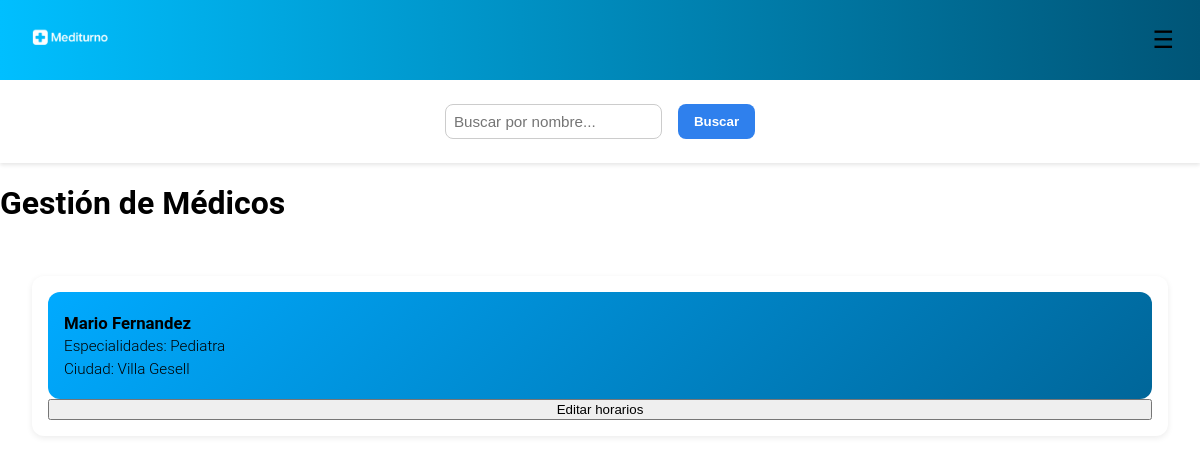
Screenshot of /clinic_admin/gestionar_medicos/ (signed in) with the database file from the repository.
### users/models.py (models this page shows, shortened)
class MedicoProfile(models.Model):
    user = models.OneToOneField('CustomUser', on_delete=models.CASCADE, related_name='medico_profile')
    especialidades = models.ManyToManyField('Especialidad', related_name='medicos')
    clinica = models.ForeignKey(
        'CustomUser',
        on_delete=models.SET_NULL,
        null=True,
        blank=True,
        limit_choices_to={'role': 'clinic'},
        related_name='medicos_en_clinica'
    )
    matricula = models.CharField(max_length=30)

class CustomUser(AbstractUser):
    objects = CustomUserManager()
    USER_TYPES = (
        ('user', 'User'),
        ('medic', 'Medic'),
        ('clinic', 'Clinic'),
    )
    OBRA_SOCIAL_CHOICES = (
        ('osde', 'OSDE'),
        ('swiss_medical', 'Swiss Medical'),
        ('galeno', 'Galeno'),
        ('medife', 'Medifé'),
        ('other', 'Other')
    )
    CIUDAD_CHOICES = (
        ('villa_gesell', 'Villa Gesell'),
        ('pinamar', 'Pinamar'),
        ('madariaga', 'Madariaga'),
    )
    role = models.CharField(max_length=10, choices=USER_TYPES, default='user', blank=True, null=True)
    obra_social = models.CharField(
        max_length=20,
        choices=OBRA_SOCIAL_CHOICES,
        default='other',
        blank=True,
        null=True
    )
    numero_afiliado = models.CharField(
        max_length=20,
        unique=True,
        null=True,
        blank=True,
        validators=[
            RegexValidator(
                regex=r'^\d{8,12}$',
                message="Número de afiliado debe contener entre 8 y 12 dígitos numéricos",
                code='invalid_numero_afiliado'
            )
        ]
    )
    dni = models.CharField(
        max_length=8,
        null=True,
        blank=True,
        validators=[
            RegexValidator(
                regex=r'^\d{8}$',
                message="El DNI debe contener exactamente 8 dígitos numéricos",
                code='invalid_dni'
            )
        ]
    )
    email = models.EmailField(unique=True)
    nombre = models.CharField(max_length=50,blank=True,null=True)
    apellido = models.CharField(max_length=50, blank=True, null=True)
    fecha_nacimiento = models.DateField(validators=[validate_birth_date], blank=True, null=True)
    telefono = models.CharField(
        max_length=15,
        blank=True,
        null=True,
        validators=[
            RegexValidator(
                regex=r'^\+?\d{7,15}$',
                message="El teléfono debe contener entre 7 y 15 dígitos, opcionalmente con un prefijo internacional.",
                code='invalid_telefono'
            )
        ]
    )
    ciudad = models.CharField(
        max_length=50,
        choices=CIUDAD_CHOICES,
        default='villa_gesell',
        blank=True,
        null=True
    )
    direccion = models.CharField(
        max_length=2048,
        blank=True,
        null=True
    )
    def is_clinic(self):
        return self.role == 'clinic'

class Especialidad(models.Model):
    nombre = models.CharField(max_length=100)
    def __str__(self):
        return self.nombre

### clinic_admin/views.py (the view)
# urls.py: path("gestionar_medicos/", views.gestionar_medicos, name="gestionar_medicos"),
@login_required
def gestionar_medicos(request):
    if not request.user.is_clinic():
        return HttpResponseBadRequest("No autorizado")
    medicos = MedicoProfile.objects.filter(clinica=request.user)
    return render(request, "clinic_admin/gestionar_medico.html", {
        "medicos": medicos,
        "dias_choices": DiaDeAtencion.DIA_CHOICES
    })

### clinic_admin/templates/clinic_admin/gestionar_medico.html (shortened to what this page needs)
{% load static %}
<!DOCTYPE html>
<html lang="es">
<head>
    <link rel="stylesheet" href="{% static 'appointments/css/buscador.css' %}">
    <link rel="stylesheet" href="{% static 'css/global.css' %}">
</head>
<body>
    {% include "includes/header_admin.html" %}
    <form method="get">
        <input type="text" name="q" placeholder="Buscar por nombre..." value="{{ request.GET.q|default:'' }}">
        <button type="submit">Buscar</button>
    </form>
    <h1>Gestión de Médicos</h1>
    <div class="medicos-lista">
        {% for medico in medicos %}
            <div class="medico-card">
                <div class="info">
                    <p><strong>{{ medico.user.nombre }} {{ medico.user.apellido }}</strong></p>
                    <p>Especialidades:
                    {% for especialidad in medico.especialidades.all %}
                        {{ especialidad }}{% if not forloop.last %}, {% endif %}
                    {% endfor %}
                    </p>
                    <p> Ciudad: {{ medico.user.get_ciudad_display }}</p>
                </div>
                <button onclick="editarHorarios({{ medico.id }})">Editar horarios</button>
            </div>
        {% empty %}
            <p>No hay médicos cargados en esta clínica.</p>
        {% endfor %}
    </div>
</body>
</html>

### static/appointments/css/buscador.css (style rules this page uses)
body { font-family: 'Segoe UI', Tahoma, Geneva, Verdana, sans-serif; margin: 0; padding: 0; background-color: #f9f9f9; color: #333; }
form { display: flex; flex-wrap: wrap; justify-content: center; gap: 1rem; padding: 1.5rem; background-color: #fff; box-shadow: 0 2px 4px rgba(0, 0, 0, 0.1); }
form input[type="text"], form select { padding: 0.5rem; border: 1px solid #ccc; border-radius: 8px; min-width: 150px; font-size: 0.95rem; }
form button { padding: 0.6rem 1rem; border: none; background-color: #2f80ed; color: white; font-weight: bold; border-radius: 8px; cursor: pointer; transition: background-color 0.3s ease; }
.medicos-lista { display: grid; grid-template-columns: repeat(auto-fit, minmax(280px, 1fr)); gap: 1rem; padding: 2rem; }
.medico-card { background-color: #fff; padding: 1rem; border-radius: 12px; box-shadow: 0 2px 6px rgba(0, 0, 0, 0.08); display: flex; flex-direction: column; justify-content: space-between; }
.medico-card .info { background: linear-gradient(135deg, #00AAFF, #006699); padding: 1rem; border-radius: 12px; color: #fff; }
.medico-card .info p { margin: 0.3rem 0; font-size: 0.95rem; }
.medico-card strong { font-size: 1.05rem; }

### static/css/global.css (style rules this page uses)
:root { --background-color: white; --text-color: black; --text-shadow-color: #e0e0e0; --header-gradient: linear-gradient(to right, #00bfff, #005577); --menu-gradient: linear-gradient(to right, #005577, #00bfff); --mobile-menu-gradient: linear-gradient(to left, #00bfff, #004e73); --button-color: #005577; --shadow-color: rgba(0, 0, 0, 0.2); }
body { background-color: var(--background-color); color: var(--text-color); transition: background-color 0.3s ease, color 0.3s ease; margin: 0; font-family: 'Roboto', sans-serif; font-weight: 300; }
a, p, h1, h2, h3 { color: var(--text-color); }

### rows the page displays
MedicoProfile: user.nombre "Mario", user.apellido "Fernandez", user.ciudad "Villa Gesell"
Especialidad: nombre "Pediatra"
